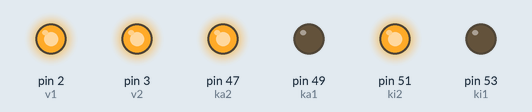
Recording of a sketch running on a simulated Arduino Mega 2560, built with avr-gcc and run on an emulated ATmega2560. Parts: output pins drawn as LEDs (lit = HIGH).

Above: at 0.05 s.
At 1.5 s:
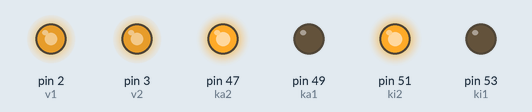
At 3.0 s:
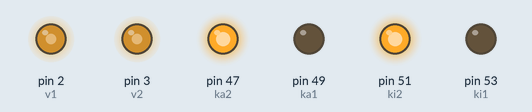
At 4.0 s:
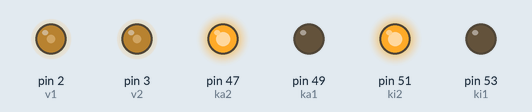
At 5.0 s:
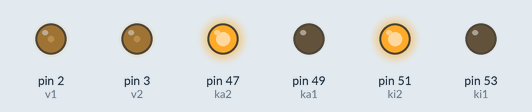
At 6.0 s:
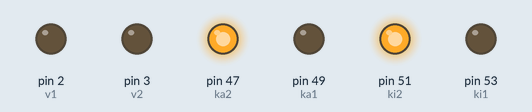
Timing chart, 0 to 6.9 s (numbered marks = the images above):
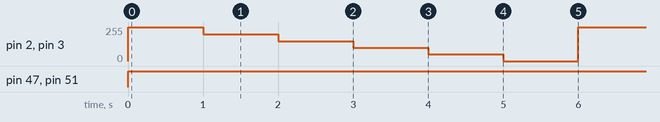

Measured:
- by itself, pin 2 (v1), pin 3 (v2): repeats every 6.0 s: 200/255 1.0 s, 150/255 1.0 s, 100/255 1.0 s, 50/255 1.0 s, 0/255 1.0 s, 255/255 1.0 s
- by itself, pin 47 (ka2), pin 51 (ki2): LOW → HIGH at 0.00 s

The sketch:

MotorTest1.ino
```cpp
int ki1 = 53;
int ki2 = 51;
int ka1 = 49;
int ka2 = 47;
int v1  = 2;
int v2  = 3;

void setup() {
  Serial.begin(9600);
  pinMode(ki1, OUTPUT);
  pinMode(ki2, OUTPUT);
  pinMode(ka1, OUTPUT);
  pinMode(ka2, OUTPUT);
  pinMode(v1, OUTPUT);
  pinMode(v2, OUTPUT);
}

void loop() {
  analogWrite(v1, 255);
  analogWrite(v2, 255);
  digitalWrite(ki1, LOW);
  digitalWrite(ki2, HIGH);
  digitalWrite(ka1, LOW);
  digitalWrite(ka2, HIGH);
  delay(1000);
  analogWrite(v1, 200);
  analogWrite(v2, 200);
  digitalWrite(ki1, LOW);
  digitalWrite(ki2, HIGH);
  digitalWrite(ka1, LOW);
  digitalWrite(ka2, HIGH);
  delay(1000);
  analogWrite(v1, 150);
  analogWrite(v2, 150);
  digitalWrite(ki1, LOW);
  digitalWrite(ki2, HIGH);
  digitalWrite(ka1, LOW);
  digitalWrite(ka2, HIGH);
  delay(1000);
  analogWrite(v1, 100);
  analogWrite(v2, 100);
  digitalWrite(ki1, LOW);
  digitalWrite(ki2, HIGH);
  digitalWrite(ka1, LOW);
  digitalWrite(ka2, HIGH);
  delay(1000);
  analogWrite(v1, 50);
  analogWrite(v2, 50);
  digitalWrite(ki1, LOW);
  digitalWrite(ki2, HIGH);
  digitalWrite(ka1, LOW);
  digitalWrite(ka2, HIGH);
  delay(1000);
  analogWrite(v1, 0);
  analogWrite(v2, 0);
  digitalWrite(ki1, LOW);
  digitalWrite(ki2, HIGH);
  digitalWrite(ka1, LOW);
  digitalWrite(ka2, HIGH);
  delay(1000);
}
```
